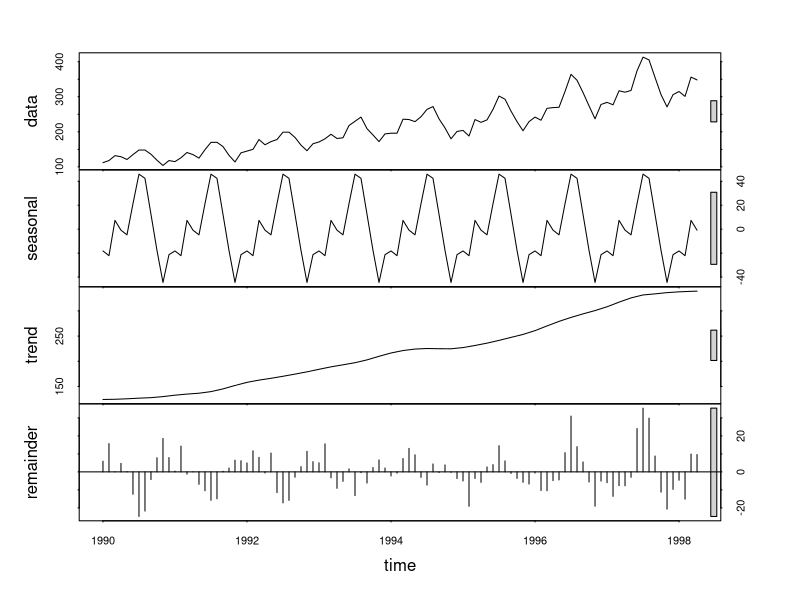
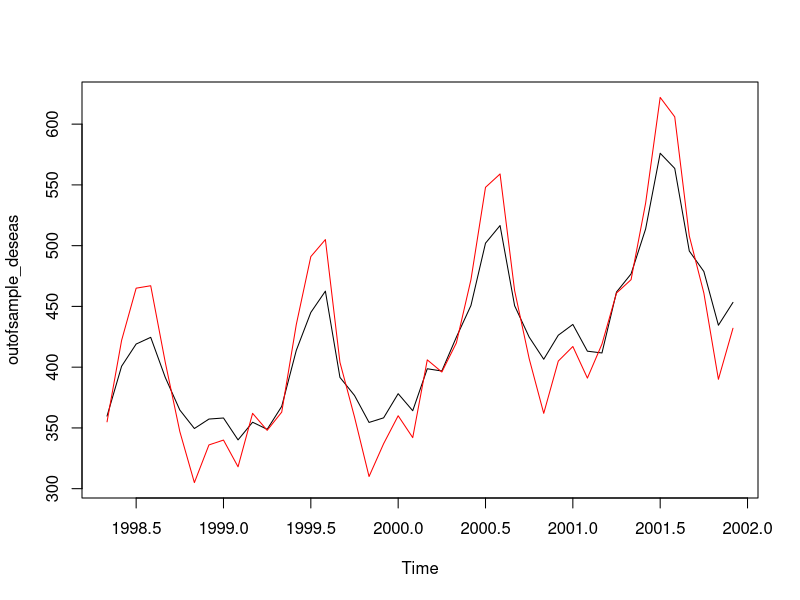
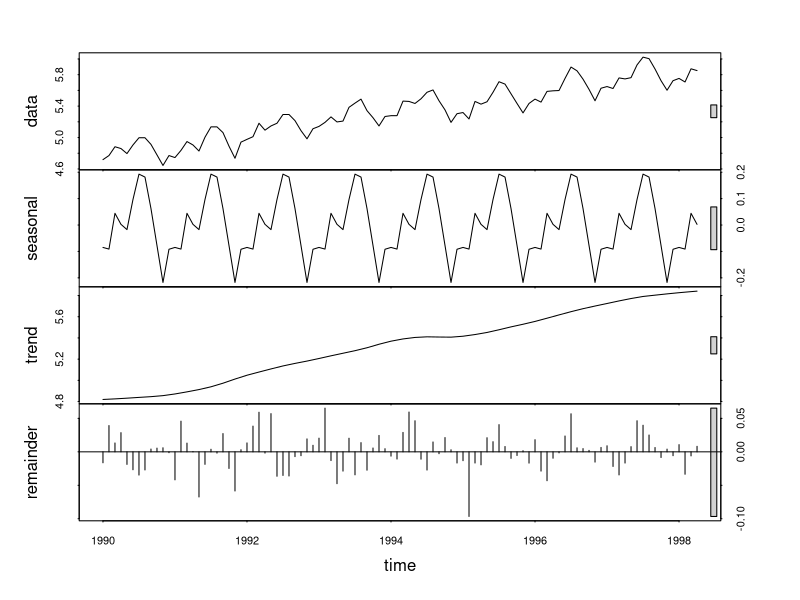
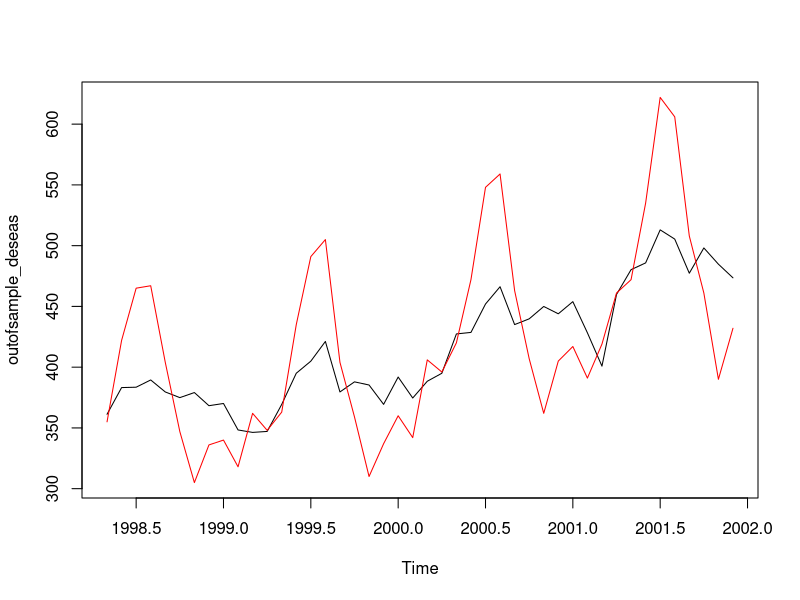

Recreate these plots in R, in order.
# Fake some data
insample = AirPassengers[1:100]
outofsample = AirPassengers[101:144]

# Create timeseries
freq = 12 # 4 for Quarterly, 12 for monthly

insample = ts(insample, start = 1990.00, frequency = freq)
outofsample = ts(outofsample, start = 1998+4/12, frequency = freq)


#### Additive seasonality ####
stl_result = stl(insample, "periodic")
plot(stl_result)

all(rowSums(stl_result$time.series) == insample)

# Deseasonalize forecast
seasonality = stl_result$time.series[1:freq,1]
times = round(1+round(freq*(time(stl_result$time.series)[1:freq]),1) %% freq)
names(seasonality) = times

# Extract times from outofsample
outofsample_deseas = outofsample - seasonality[match(1+round(freq*time(outofsample),1) %% freq,names(seasonality))] 
plot(outofsample_deseas, ylim = c(min(outofsample,na.rm=T), max(outofsample,na.rm=T)), type = "l")
lines(outofsample, col = 'red')

#### Multiplicative seasonality ####
stl_result = stl(log(insample), "periodic")
plot(stl_result)

all(rowSums(stl_result$time.series) == log(insample))

# Deseasonalize forecast
seasonality = stl_result$time.series[1:freq,1]
times = round(1+round(freq*(time(stl_result$time.series)[1:freq]),1) %% freq)
names(seasonality) = times

# Extract times from outofsample
outofsample_deseas = exp(log(outofsample) - seasonality[match(1+round(freq*time(outofsample),1) %% freq,names(seasonality))])
plot(outofsample_deseas, ylim = c(min(outofsample,na.rm=T), max(outofsample,na.rm=T)), type = "l")
lines(outofsample, col = 'red')
